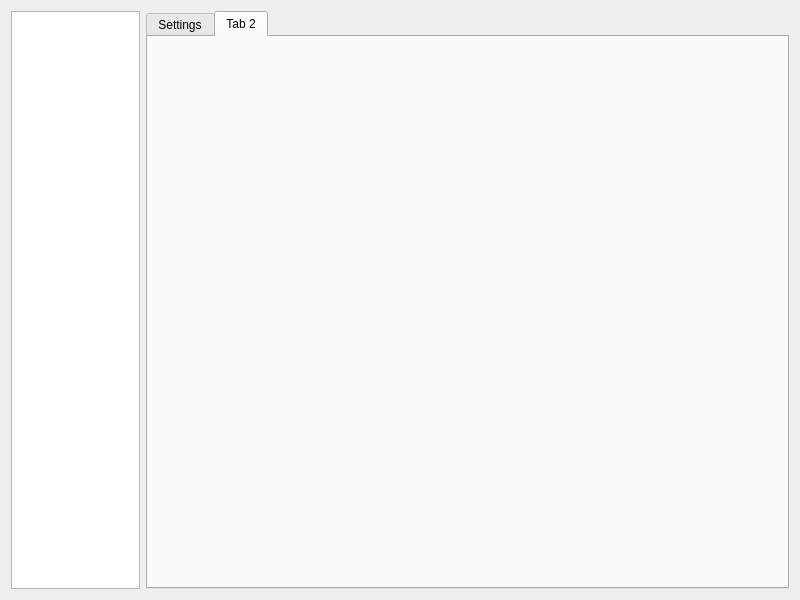
<?xml version="1.0" encoding="UTF-8"?>
<ui version="4.0">
 <class>Widget</class>
 <widget class="QWidget" name="Widget">
  <property name="geometry">
   <rect>
    <x>0</x>
    <y>0</y>
    <width>800</width>
    <height>600</height>
   </rect>
  </property>
  <property name="windowTitle">
   <string>Widget</string>
  </property>
  <layout class="QHBoxLayout" name="horizontalLayout">
   <item>
    <widget class="QListView" name="listView">
     <property name="sizePolicy">
      <sizepolicy hsizetype="Expanding" vsizetype="Expanding">
       <horstretch>1</horstretch>
       <verstretch>0</verstretch>
      </sizepolicy>
     </property>
    </widget>
   </item>
   <item>
    <widget class="QTabWidget" name="tabWidget">
     <property name="sizePolicy">
      <sizepolicy hsizetype="Expanding" vsizetype="Expanding">
       <horstretch>5</horstretch>
       <verstretch>0</verstretch>
      </sizepolicy>
     </property>
     <property name="currentIndex">
      <number>1</number>
     </property>
     <widget class="QWidget" name="tab">
      <attribute name="title">
       <string>Settings</string>
      </attribute>
      <layout class="QVBoxLayout" name="verticalLayout">
       <item>
        <widget class="QTextEdit" name="textEdit"/>
       </item>
       <item>
        <layout class="QHBoxLayout" name="horizontalLayout_3">
         <item>
          <layout class="QHBoxLayout" name="horizontalLayout_2">
           <item>
            <widget class="QPushButton" name="pushButton_2">
             <property name="text">
              <string>Start</string>
             </property>
            </widget>
           </item>
           <item>
            <widget class="QPushButton" name="pushButton">
             <property name="text">
              <string>End</string>
             </property>
            </widget>
           </item>
          </layout>
         </item>
         <item>
          <spacer name="horizontalSpacer">
           <property name="orientation">
            <enum>Qt::Orientation::Horizontal</enum>
           </property>
           <property name="sizeHint" stdset="0">
            <size>
             <width>40</width>
             <height>20</height>
            </size>
           </property>
          </spacer>
         </item>
        </layout>
       </item>
       <item>
        <spacer name="verticalSpacer">
         <property name="orientation">
          <enum>Qt::Orientation::Vertical</enum>
         </property>
         <property name="sizeHint" stdset="0">
          <size>
           <width>20</width>
           <height>245</height>
          </size>
         </property>
        </spacer>
       </item>
      </layout>
     </widget>
     <widget class="QWidget" name="tab_2">
      <attribute name="title">
       <string>Tab 2</string>
      </attribute>
     </widget>
    </widget>
   </item>
  </layout>
 </widget>
 <resources/>
 <connections/>
</ui>
